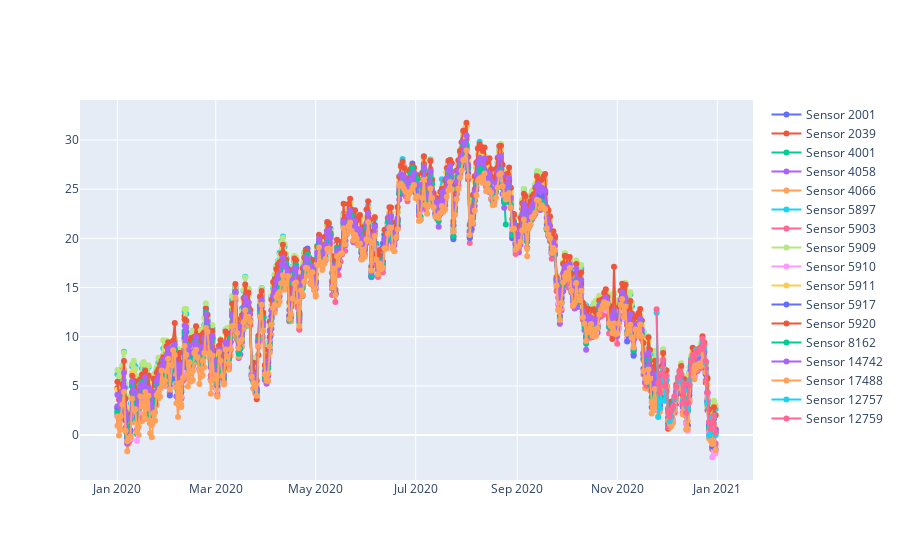

The code cell stored with this chart in its notebook:
### Code cell
sensors = list(temperature.sensorID.unique())
show_plot(
    [ temperature.loc[temperature['sensorID']==sensor ] for sensor in sensors ],
    ['date']*len(sensors),
    ['value']*len(sensors),
    [ f'Sensor {sensor}' for sensor in sensors ],
)

### Figure 1 — Plotly figure (JSON) as saved in the notebook; plotly's stock layout.template omitted (floating-point values rounded to 4 significant figures; data arrays with more than 128 entries replaced by an {"elided": "..."} marker saying what was removed)
{"data": [{"mode": "lines+markers", "name": "Sensor 2001", "type": "scatter", "x": {"elided": "366 str values"}, "y": {"elided": "366 float values"}}, {"mode": "lines+markers", "name": "Sensor 2039", "type": "scatter", "x": {"elided": "366 str values"}, "y": {"elided": "366 float values"}}, {"mode": "lines+markers", "name": "Sensor 4001", "type": "scatter", "x": {"elided": "238 str values"}, "y": {"elided": "238 float values"}}, {"mode": "lines+markers", "name": "Sensor 4058", "type": "scatter", "x": {"elided": "366 str values"}, "y": {"elided": "366 float values"}}, {"mode": "lines+markers", "name": "Sensor 4066", "type": "scatter", "x": {"elided": "366 str values"}, "y": {"elided": "366 float values"}}, {"mode": "lines+markers", "name": "Sensor 5897", "type": "scatter", "x": {"elided": "363 str values"}, "y": {"elided": "363 float values"}}, {"mode": "lines+markers", "name": "Sensor 5903", "type": "scatter", "x": {"elided": "366 str values"}, "y": {"elided": "366 float values"}}, {"mode": "lines+markers", "name": "Sensor 5909", "type": "scatter", "x": {"elided": "366 str values"}, "y": {"elided": "366 float values"}}, {"mode": "lines+markers", "name": "Sensor 5910", "type": "scatter", "x": {"elided": "366 str values"}, "y": {"elided": "366 float values"}}, {"mode": "lines+markers", "name": "Sensor 5911", "type": "scatter", "x": {"elided": "366 str values"}, "y": {"elided": "366 float values"}}, {"mode": "lines+markers", "name": "Sensor 5917", "type": "scatter", "x": {"elided": "363 str values"}, "y": {"elided": "363 float values"}}, {"mode": "lines+markers", "name": "Sensor 5920", "type": "scatter", "x": {"elided": "366 str values"}, "y": {"elided": "366 float values"}}, {"mode": "lines+markers", "name": "Sensor 8162", "type": "scatter", "x": {"elided": "366 str values"}, "y": {"elided": "366 float values"}}, {"mode": "lines+markers", "name": "Sensor 14742", "type": "scatter", "x": {"elided": "366 str values"}, "y": {"elided": "366 float values"}}, {"mode": "lines+markers", "name": "Sensor 17488", "type": "scatter", "x": {"elided": "366 str values"}, "y": {"elided": "366 float values"}}, {"mode": "lines+markers", "name": "Sensor 12757", "type": "scatter", "x": ["2020-11-25", "2020-11-26", "2020-11-27", "2020-11-28", "2020-11-29", "2020-11-30", "2020-12-01", "2020-12-02", "2020-12-03", "2020-12-04", "2020-12-05", "2020-12-06", "2020-12-07", "2020-12-08", "2020-12-09", "2020-12-10", "2020-12-11", "2020-12-12", "2020-12-13", "2020-12-14", "2020-12-15", "2020-12-16", "2020-12-17", "2020-12-18", "2020-12-19", "2020-12-20", "2020-12-21", "2020-12-22", "2020-12-23", "2020-12-24", "2020-12-25", "2020-12-26", "2020-12-27", "2020-12-28", "2020-12-29", "2020-12-30", "2020-12-31"], "y": [12.43, 1.837, 2.712, 5.529, 6.646, 3.496, 5.575, 2.408, 1.421, 1.85, 2.729, 3.646, 4.829, 5.475, 6.208, 5.45, 3.579, 4.562, 2.933, 2.742, 5.525, 7.638, 7.667, 7.896, 8.625, 8.25, 8.804, 8.729, 9.537, 8.8, 7.317, 3.254, -0.02917, 0.1792, 1.812, 2, -0.008333]}, {"mode": "lines+markers", "name": "Sensor 12759", "type": "scatter", "x": ["2020-11-25", "2020-11-26", "2020-11-27", "2020-11-28", "2020-11-29", "2020-11-30", "2020-12-01", "2020-12-02", "2020-12-03", "2020-12-04", "2020-12-05", "2020-12-06", "2020-12-07", "2020-12-08", "2020-12-09", "2020-12-10", "2020-12-11", "2020-12-12", "2020-12-13", "2020-12-14", "2020-12-15", "2020-12-16", "2020-12-17", "2020-12-18", "2020-12-19", "2020-12-20", "2020-12-21", "2020-12-22", "2020-12-23", "2020-12-24", "2020-12-25", "2020-12-26", "2020-12-27", "2020-12-28", "2020-12-29", "2020-12-30", "2020-12-31"], "y": [12.79, 5.3, 4.329, 6.212, 7.65, 5.021, 6.03, 2.325, 1.863, 2.529, 2.954, 3.946, 4.917, 5.854, 6.492, 6.204, 3.267, 5.183, 2.267, 3.325, 5.071, 7.492, 8.15, 7.842, 8.479, 8.35, 8.779, 8.758, 9.787, 9.183, 7.517, 4.3, 1.3, 0.65, 1.179, 1.921, 0.2875]}], "layout": {}}
